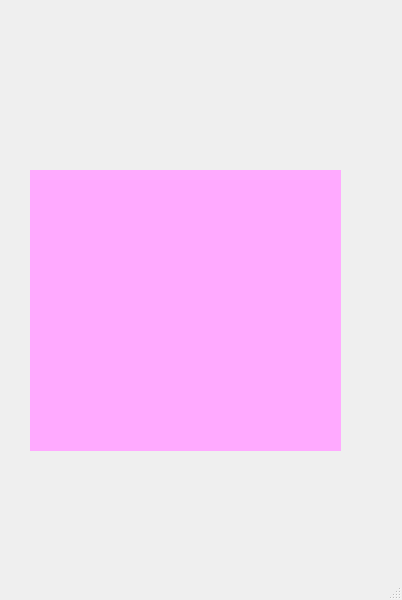
<?xml version="1.0" encoding="UTF-8"?>
<ui version="4.0">
 <class>MainWindow</class>
 <widget class="QMainWindow" name="MainWindow">
  <property name="geometry">
   <rect>
    <x>0</x>
    <y>0</y>
    <width>402</width>
    <height>600</height>
   </rect>
  </property>
  <property name="font">
   <font>
    <pointsize>72</pointsize>
    <weight>75</weight>
    <bold>true</bold>
   </font>
  </property>
  <property name="windowTitle">
   <string>MainWindow</string>
  </property>
  <widget class="QWidget" name="centralwidget">
   <widget class="QWidget" name="gridLayoutWidget">
    <property name="geometry">
     <rect>
      <x>30</x>
      <y>170</y>
      <width>311</width>
      <height>281</height>
     </rect>
    </property>
    <layout class="QGridLayout" name="gridLayout">
     <item row="0" column="0">
      <widget class="QLabel" name="label">
       <property name="font">
        <font>
         <pointsize>72</pointsize>
         <weight>75</weight>
         <bold>true</bold>
        </font>
       </property>
       <property name="styleSheet">
        <string notr="true">background-color:rgb(255, 170, 255);
color:black;</string>
       </property>
       <property name="text">
        <string/>
       </property>
      </widget>
     </item>
    </layout>
   </widget>
  </widget>
  <widget class="QStatusBar" name="statusbar"/>
 </widget>
 <resources/>
 <connections/>
</ui>
